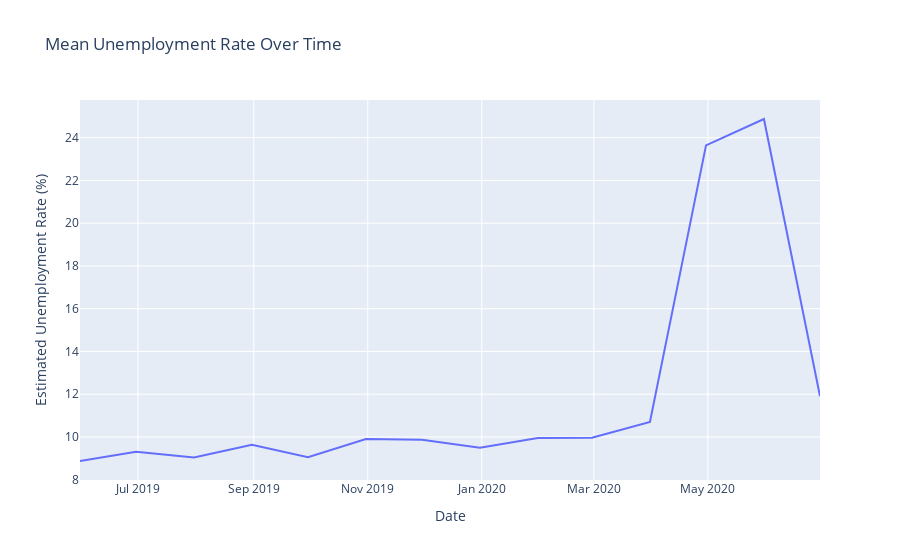

Notebook cell for this chart:
### Markdown cell above
employment is  decreased during the Corona period from Mar 2020

### Code cell
px.line(data_frame=Date_Estimated,y='Estimated Unemployment Rate (%)',title='Mean Unemployment Rate Over Time')

### Figure 1 — Plotly figure (JSON) as saved in the notebook; plotly's stock layout.template omitted (floating-point values rounded to 4 significant figures)
{"data": [{"hovertemplate": "Date=%{x}<br>Estimated Unemployment Rate (%)=%{y}<extra></extra>", "legendgroup": "", "line": {"color": "#636efa", "dash": "solid"}, "marker": {"symbol": "circle"}, "mode": "lines", "name": "", "orientation": "v", "showlegend": false, "type": "scatter", "x": ["2019-05-31T00:00:00", "2019-06-30T00:00:00", "2019-07-31T00:00:00", "2019-08-31T00:00:00", "2019-09-30T00:00:00", "2019-10-31T00:00:00", "2019-11-30T00:00:00", "2019-12-31T00:00:00", "2020-01-31T00:00:00", "2020-02-29T00:00:00", "2020-03-31T00:00:00", "2020-04-30T00:00:00", "2020-05-31T00:00:00", "2020-06-30T00:00:00"], "xaxis": "x", "y": [8.874, 9.303, 9.034, 9.638, 9.052, 9.901, 9.868, 9.497, 9.951, 9.965, 10.7, 23.64, 24.88, 11.9], "yaxis": "y"}], "layout": {"legend": {"tracegroupgap": 0}, "title": {"text": "Mean Unemployment Rate Over Time"}, "xaxis": {"anchor": "y", "domain": [0, 1], "title": {"text": "Date"}}, "yaxis": {"anchor": "x", "domain": [0, 1], "title": {"text": "Estimated Unemployment Rate (%)"}}}}
